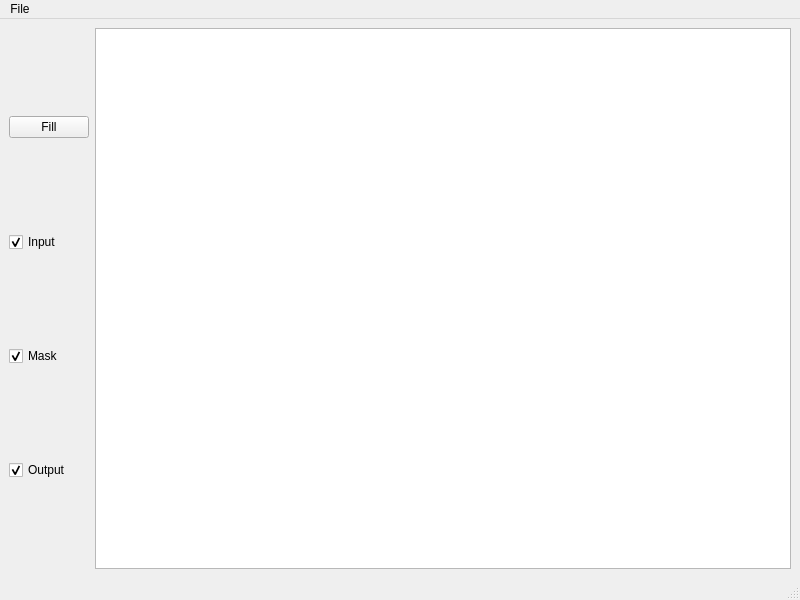
<?xml version="1.0" encoding="UTF-8"?>
<ui version="4.0">
 <class>PoissonEditingWidget</class>
 <widget class="QMainWindow" name="PoissonEditingWidget">
  <property name="geometry">
   <rect>
    <x>0</x>
    <y>0</y>
    <width>800</width>
    <height>600</height>
   </rect>
  </property>
  <property name="windowTitle">
   <string>Poisson Editing</string>
  </property>
  <widget class="QWidget" name="centralwidget">
   <layout class="QGridLayout" name="gridLayout">
    <item row="0" column="1">
     <widget class="QGraphicsView" name="graphicsView"/>
    </item>
    <item row="0" column="0">
     <layout class="QVBoxLayout" name="verticalLayout">
      <item>
       <widget class="QPushButton" name="btnFill">
        <property name="text">
         <string>Fill</string>
        </property>
       </widget>
      </item>
      <item>
       <widget class="QCheckBox" name="chkShowInput">
        <property name="text">
         <string>Input</string>
        </property>
        <property name="checked">
         <bool>true</bool>
        </property>
       </widget>
      </item>
      <item>
       <widget class="QCheckBox" name="chkShowMask">
        <property name="text">
         <string>Mask</string>
        </property>
        <property name="checked">
         <bool>true</bool>
        </property>
       </widget>
      </item>
      <item>
       <widget class="QCheckBox" name="chkShowOutput">
        <property name="text">
         <string>Output</string>
        </property>
        <property name="checked">
         <bool>true</bool>
        </property>
       </widget>
      </item>
     </layout>
    </item>
   </layout>
  </widget>
  <widget class="QMenuBar" name="menubar">
   <property name="geometry">
    <rect>
     <x>0</x>
     <y>0</y>
     <width>800</width>
     <height>21</height>
    </rect>
   </property>
   <widget class="QMenu" name="menuFile">
    <property name="title">
     <string>File</string>
    </property>
    <addaction name="actionOpenImage"/>
    <addaction name="actionSaveResult"/>
   </widget>
   <addaction name="menuFile"/>
  </widget>
  <widget class="QStatusBar" name="statusbar"/>
  <action name="actionOpenImage">
   <property name="text">
    <string>Open Image</string>
   </property>
  </action>
  <action name="actionSaveResult">
   <property name="text">
    <string>Save Result</string>
   </property>
  </action>
 </widget>
 <resources/>
 <connections/>
</ui>
